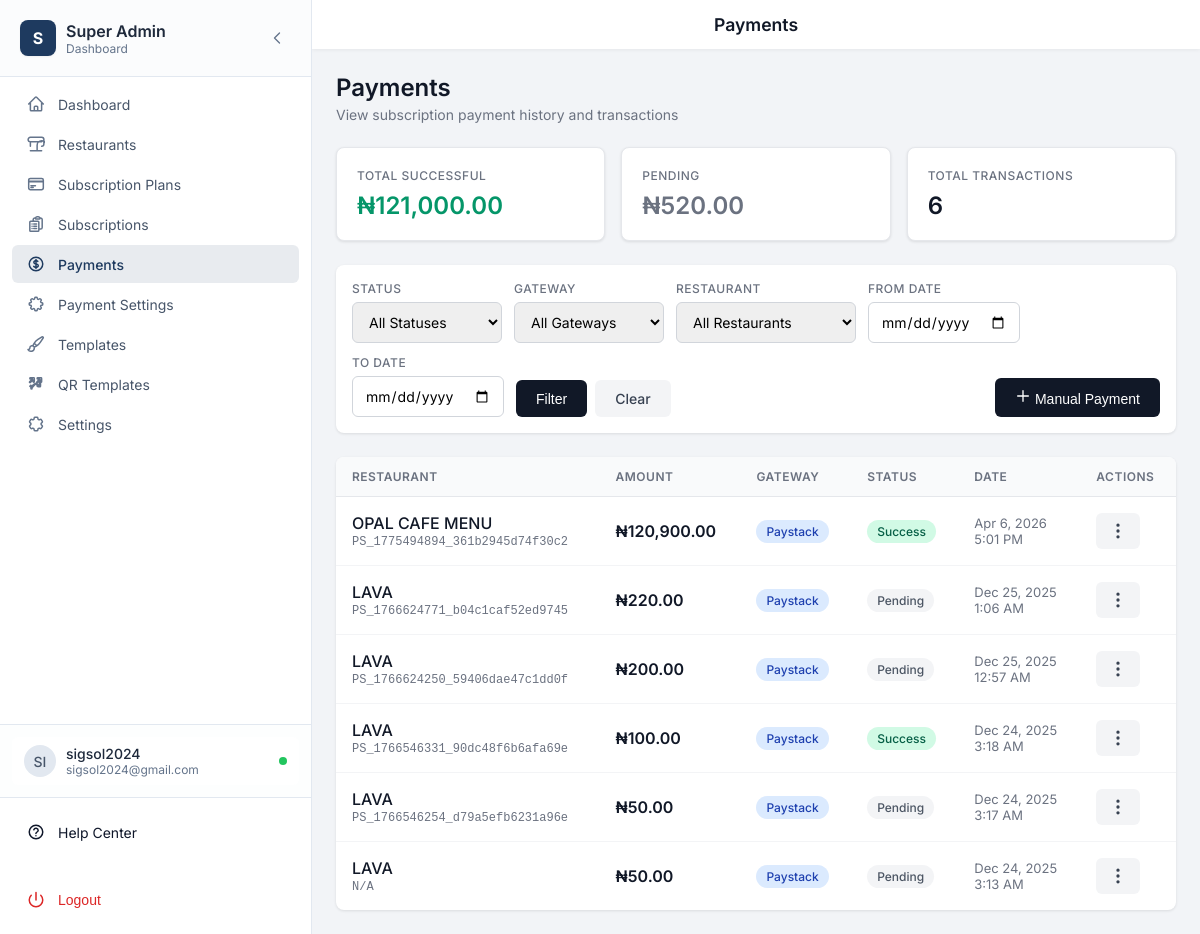
/admin/payments.php (signed in), run on the app's committed database.
### tables this page shows
CREATE TABLE `payments` (
  `id` int(11) NOT NULL,
  `restaurant_id` int(11) NOT NULL,
  `subscription_id` int(11) NOT NULL,
  `amount` decimal(10,2) NOT NULL,
  `currency` varchar(3) NOT NULL DEFAULT 'NGN',
  `payment_gateway` enum('paystack','flutterwave','manual') NOT NULL,
  `transaction_reference` varchar(100) DEFAULT NULL COMMENT 'Gateway reference',
  `gateway_response` longtext DEFAULT NULL COMMENT 'Full gateway response',
  `status` enum('pending','success','failed','refunded') NOT NULL DEFAULT 'pending',
  `paid_at` datetime DEFAULT NULL,
  `created_at` timestamp NOT NULL DEFAULT current_timestamp()
);

CREATE TABLE `restaurants` (
  `id` int(11) NOT NULL,
  `name` varchar(255) NOT NULL,
  `slug` varchar(255) NOT NULL,
  `logo` varchar(255) DEFAULT NULL,
  `hero_image` varchar(255) DEFAULT NULL,
  `description` text DEFAULT NULL,
  `phone` varchar(50) DEFAULT NULL,
  `email` varchar(255) DEFAULT NULL,
  `address` text DEFAULT NULL,
  `website` varchar(255) DEFAULT NULL,
  `whatsapp_link` varchar(255) DEFAULT NULL,
  `instagram_url` varchar(255) DEFAULT NULL,
  `facebook_url` varchar(255) DEFAULT NULL,
  `twitter_url` varchar(255) DEFAULT NULL,
  `enable_food_ordering` tinyint(1) NOT NULL DEFAULT 1,
  `enable_table_reservations` tinyint(1) NOT NULL DEFAULT 1,
  `map_latitude` decimal(10,8) DEFAULT NULL,
  `map_longitude` decimal(11,8) DEFAULT NULL,
  `header_menu_items` text DEFAULT NULL,
  `footer_content` text DEFAULT NULL,
  `manager_email` varchar(255) DEFAULT NULL,
  `google_rating` decimal(3,1) DEFAULT 4.5,
  `rating_source` varchar(50) DEFAULT 'Google',
  `template_id` int(11) DEFAULT 1,
  `is_active` tinyint(1) DEFAULT 1,
  `available_items_count` int(11) DEFAULT 0,
  `unavailable_items_count` int(11) DEFAULT 0,
  `subscription_id` int(11) DEFAULT NULL,
  `created_at` timestamp NOT NULL DEFAULT current_timestamp(),
  `updated_at` timestamp NOT NULL DEFAULT current_timestamp() ON UPDATE current_timestamp()
);

### includes/subscription.php (called while the page is built, shortened)
<?php
function formatSubscriptionPrice($amount, $currency = 'NGN') {
    $symbols = [
        'NGN' => '₦',
        'USD' => '$',
        'GBP' => '£',
        'EUR' => '€'
    ];
    $symbol = $symbols[$currency] ?? $currency . ' ';
    return $symbol . number_format($amount, 2);
}

### admin/payments.php (the view, shortened to what this page needs)
<?php
require_once __DIR__ . '/../includes/functions.php';
require_once __DIR__ . '/../includes/subscription.php';
$pdo = getDBConnection();
$dateFrom = $_GET['date_from'] ?? '';
$dateTo = $_GET['date_to'] ?? '';
$page = max(1, intval($_GET['page'] ?? 1));
$perPage = 20;
$offset = ($page - 1) * $perPage;
$where = [];
$params = [];
$whereClause = !empty($where) ? 'WHERE ' . implode(' AND ', $where) : '';
$countSql = "SELECT COUNT(*) FROM payments p {$whereClause}";
$stmt = $pdo->prepare($countSql);
$stmt->execute($params);
$totalCount = $stmt->fetchColumn();
$sql = "
    SELECT p.*, r.name as restaurant_name, r.slug as restaurant_slug,
           sp.name as plan_name
    FROM payments p
    JOIN restaurants r ON p.restaurant_id = r.id
    LEFT JOIN subscriptions s ON p.subscription_id = s.id
    LEFT JOIN subscription_plans sp ON s.plan_id = sp.id
    {$whereClause}
    ORDER BY p.created_at DESC
    LIMIT {$perPage} OFFSET {$offset}
";
$stmt = $pdo->prepare($sql);
$stmt->execute($params);
$payments = $stmt->fetchAll(PDO::FETCH_ASSOC);
$totalSuccess = 0;
$totalPending = 0;
try {
    $stmt = $pdo->query("SELECT SUM(amount) FROM payments WHERE status = 'success'");
    $totalSuccess = floatval($stmt->fetchColumn());
    $stmt = $pdo->query("SELECT SUM(amount) FROM payments WHERE status = 'pending'");
    $totalPending = floatval($stmt->fetchColumn());
} catch (PDOException $e) {}
include __DIR__ . '/../includes/admin-layout.php';
?>
<div class="page-header">
    <h1 class="page-title">Payments</h1>
    <p class="page-subtitle">View subscription payment history and transactions</p>
</div>
<div class="payment-stats">
    <div class="stat-card">
        <div class="stat-label">Total Successful</div>
        <div class="stat-value success"><?php echo formatSubscriptionPrice($totalSuccess); ?></div>
    </div>
    <div class="stat-card">
        <div class="stat-label">Pending</div>
        <div class="stat-value pending"><?php echo formatSubscriptionPrice($totalPending); ?></div>
    </div>
    <div class="stat-card">
        <div class="stat-label">Total Transactions</div>
        <div class="stat-value"><?php echo number_format($totalCount); ?></div>
    </div>
</div>
<form class="filters-bar" method="GET" action="">
    <div class="filters-row">
        <div class="filter-group">
            <label>Status</label>
            <select name="status">
                <option value="">All Statuses</option>
            </select>
        </div>
        <div class="filter-group">
            <label>Gateway</label>
            <select name="gateway">
                <option value="">All Gateways</option>
            </select>
        </div>
        <div class="filter-group">
            <label>Restaurant</label>
            <select name="restaurant_id">
                <option value="">All Restaurants</option>
            </select>
        </div>
        <div class="filter-group">
            <label>From Date</label>
            <input type="date" name="date_from" value="<?php echo htmlspecialchars($dateFrom); ?>">
        </div>
        <div class="filter-group">
            <label>To Date</label>
            <input type="date" name="date_to" value="<?php echo htmlspecialchars($dateTo); ?>">
        </div>
        <div class="filter-actions">
            <button type="submit" class="btn-filter">Filter</button>
            <a href="payments.php" class="btn-clear">Clear</a>
        </div>
        <button type="button" class="btn-add" onclick="openManualPaymentModal()">
            <svg xmlns="http://www.w3.org/2000/svg" fill="none" viewBox="0 0 24 24" stroke="currentColor" width="16" height="16">
                <path stroke-linecap="round" stroke-linejoin="round" stroke-width="2" d="M12 4v16m8-8H4" />
            </svg>
            Manual Payment
        </button>
    </div>
</form>
<div class="table-card">
    <?php if (empty($payments)): ?>
        <div class="empty-state">
            <p>No payments found.</p>
        </div>
    <?php else: ?>
        <table class="payments-table">
            <thead>
                <tr>
                    <th>Restaurant</th>
                    <th>Amount</th>
                    <th>Gateway</th>
                    <th>Status</th>
                    <th>Date</th>
                    <th>Actions</th>
                </tr>
            </thead>
            <tbody>
                <?php foreach ($payments as $payment): ?>
                    <tr>
                        <td>
                            <div class="restaurant-info">
                                <span class="restaurant-name"><?php echo htmlspecialchars($payment['restaurant_name']); ?></span>
                                <span class="transaction-ref"><?php echo htmlspecialchars($payment['transaction_reference'] ?? 'N/A'); ?></span>
                            </div>
                        </td>
                        <td>
                            <span class="amount"><?php echo formatSubscriptionPrice($payment['amount'], $payment['currency'] ?? 'NGN'); ?></span>
                        </td>
                        <td>
                            <span class="gateway-badge gateway-<?php echo $payment['payment_gateway']; ?>">
                                <?php echo ucfirst($payment['payment_gateway']); ?>
                            </span>
                        </td>
                        <td>
                            <span class="status-badge status-<?php echo $payment['status']; ?>">
                                <?php echo ucfirst($payment['status']); ?>
                            </span>
                        </td>
                        <td>
                            <div class="date-info">
                                <?php echo date('M j, Y', strtotime($payment['created_at'])); ?><br>
                                <?php echo date('g:i A', strtotime($payment['created_at'])); ?>
                            </div>
                        </td>
                        <td class="actions-cell">
                            <button class="actions-btn" type="button" title="Actions">
                                <svg xmlns="http://www.w3.org/2000/svg" fill="none" viewBox="0 0 24 24" stroke="currentColor" width="20" height="20">
                                    <path stroke-linecap="round" stroke-linejoin="round" stroke-width="2" d="M12 5v.01M12 12v.01M12 19v.01M12 6a1 1 0 110-2 1 1 0 010 2zm0 7a1 1 0 110-2 1 1 0 010 2zm0 7a1 1 0 110-2 1 1 0 010 2z" />
                                </svg>
                            </button>
                        </td>
                    </tr>
                <?php endforeach; ?>
            </tbody>
        </table>
    <?php endif; ?>
</div>
<?php include __DIR__ . '/../includes/admin-footer.php'; ?>

### includes/sidebar-admin.php (shortened to what this page needs)
<?php
$currentPath = $_SERVER['REQUEST_URI'];
$userInfo = null;
if (isLoggedIn() && isSuperAdmin()) {
    $pdo = getDBConnection();
    if ($pdo) {
        $userId = getCurrentUserId();
        $stmt = $pdo->prepare("SELECT username, email FROM admins WHERE id = ?");
        $stmt->execute([$userId]);
        $userInfo = $stmt->fetch();
    }
}
$activeId = 'dashboard';
foreach ($navItems as $item) {
    if (strpos($currentPath, $item['href']) !== false) {
        $activeId = $item['id'];
        break;
    }
}
$username = $_SESSION['username'] ?? 'Admin';
$userEmail = $userInfo['email'] ?? '';
$userInitials = strtoupper(substr($username, 0, 2));
?>
<aside class="sidebar-modern" id="sidebar">
    <div class="sidebar-header-modern">
        <div class="sidebar-logo-wrapper">
            <div class="sidebar-logo">
                <div class="logo-icon-modern">S</div>
                <div class="logo-text">
                    <span class="logo-title">Super Admin</span>
                    <span class="logo-subtitle">Dashboard</span>
                </div>
            </div>
        </div>
        <button
            onclick="toggleCollapse()"
            class="collapse-btn-modern"
            aria-label="Collapse sidebar"
        >
            <svg xmlns="http://www.w3.org/2000/svg" fill="none" viewBox="0 0 24 24" stroke-width="2" stroke="currentColor" class="collapse-icon">
                <path stroke-linecap="round" stroke-linejoin="round" d="M15.75 19.5L8.25 12l7.5-7.5" />
            </svg>
        </button>
    </div>
    <nav class="sidebar-nav">
        <ul class="nav-list">
            <?php foreach ($navItems as $item): ?>
                <?php $isActive = $activeId === $item['id']; ?>
                <li>
                    <a
                        href="<?php echo htmlspecialchars($item['href']); ?>"
                        class="nav-item <?php echo $isActive ? 'active' : ''; ?>"
                        title="<?php echo htmlspecialchars($item['name']); ?>"
                    >
                        <div class="nav-icon-wrapper">
                            <svg xmlns="http://www.w3.org/2000/svg" fill="none" viewBox="0 0 24 24" stroke-width="2" stroke="currentColor" class="nav-icon">
                                <path stroke-linecap="round" stroke-linejoin="round" d="<?php echo htmlspecialchars($item['icon']); ?>" />
                            </svg>
                        </div>
                        <span class="nav-text"><?php echo htmlspecialchars($item['name']); ?></span>
                    </a>
                </li>
            <?php endforeach; ?>
        </ul>
    </nav>
    <div class="sidebar-footer-modern">
        <div class="sidebar-profile">
            <?php if (!isset($_COOKIE['sidebar_collapsed']) || $_COOKIE['sidebar_collapsed'] !== 'true'): ?>
                <div class="profile-card">
                    <div class="profile-avatar"><?php echo htmlspecialchars($userInitials); ?></div>
                    <div class="profile-info">
                        <p class="profile-name"><?php echo htmlspecialchars($username); ?></p>
                        <p class="profile-role"><?php echo htmlspecialchars($userEmail ?: 'Administrator'); ?></p>
                    </div>
                    <div class="profile-status" title="Online"></div>
                </div>
            <?php endif; ?>
        </div>
        <div class="sidebar-logout">
            <a href="https://resmenu.net/contact" class="logout-btn help-btn" target="_blank" rel="noopener noreferrer" title="Help Center">
                <div class="nav-icon-wrapper" aria-hidden="true">
                    <svg xmlns="http://www.w3.org/2000/svg" fill="none" viewBox="0 0 24 24" stroke-width="2" stroke="currentColor" class="nav-icon">
                        <path stroke-linecap="round" stroke-linejoin="round" d="M9.09 9a3 3 0 015.82 1c0 2-3 2-3 4m.008 3h.01M21 12a9 9 0 11-18 0 9 9 0 0118 0z" />
                    </svg>
                </div>
                <span class="nav-text">Help Center</span>
            </a>
        </div>
        <div class="sidebar-logout">
            <form action="/admin/logout.php" method="post">
                <button type="submit" class="logout-btn" title="Logout">
                    <div class="nav-icon-wrapper" aria-hidden="true">
                        <svg xmlns="http://www.w3.org/2000/svg" fill="none" viewBox="0 0 24 24" stroke-width="2" stroke="currentColor" class="nav-icon logout-icon">
                            <path stroke-linecap="round" stroke-linejoin="round" d="M12 2v10m6.364-6.364a9 9 0 1 1-12.728 0" />
                        </svg>
                    </div>
                    <span class="nav-text">Logout</span>
                </button>
            </form>
        </div>
    </div>
</aside>

### data on the page
payments: restaurant.name "OPAL CAFE MENU", transaction_reference "PS_1775494894_361b2945d74f30c2", amount+currency "₦120,900.00", payment_gateway "Paystack", status "Success", created_at "Apr 6, 2026", created_at "5:01 PM"
payments: restaurant.name "LAVA", transaction_reference "PS_1766624771_b04c1caf52ed9745", amount+currency "₦220.00", payment_gateway "Paystack", status "Pending", created_at "Dec 25, 2025", created_at "1:06 AM"
payments: restaurant.name "LAVA", transaction_reference "PS_1766624250_59406dae47c1dd0f", amount+currency "₦200.00", payment_gateway "Paystack", status "Pending", created_at "Dec 25, 2025", created_at "12:57 AM"
payments: restaurant.name "LAVA", transaction_reference "PS_1766546331_90dc48f6b6afa69e", amount+currency "₦100.00", payment_gateway "Paystack", status "Success", created_at "Dec 24, 2025", created_at "3:18 AM"
payments: restaurant.name "LAVA", transaction_reference "PS_1766546254_d79a5efb6231a96e", amount+currency "₦50.00", payment_gateway "Paystack", status "Pending", created_at "Dec 24, 2025", created_at "3:17 AM"
payments: restaurant.name "LAVA", transaction_reference "N/A", amount+currency "₦50.00", payment_gateway "Paystack", status "Pending", created_at "Dec 24, 2025", created_at "3:13 AM"

### other printed values
$item['name'] "Dashboard"
$item['name'] "Restaurants"
$item['name'] "Subscription Plans"
$item['name'] "Subscriptions"
$item['name'] "Payments"
$item['name'] "Payment Settings"
$item['name'] "Templates"
$item['name'] "QR Templates"
$item['name'] "Settings"
$userInitials "SI"
$username "sigsol2024"
$userEmail ?: 'Administrator' "sigsol2024@gmail.com"
$pageTitle "Payments"
formatSubscriptionPrice($totalSuccess) "₦121,000.00"
formatSubscriptionPrice($totalPending) "₦520.00"
